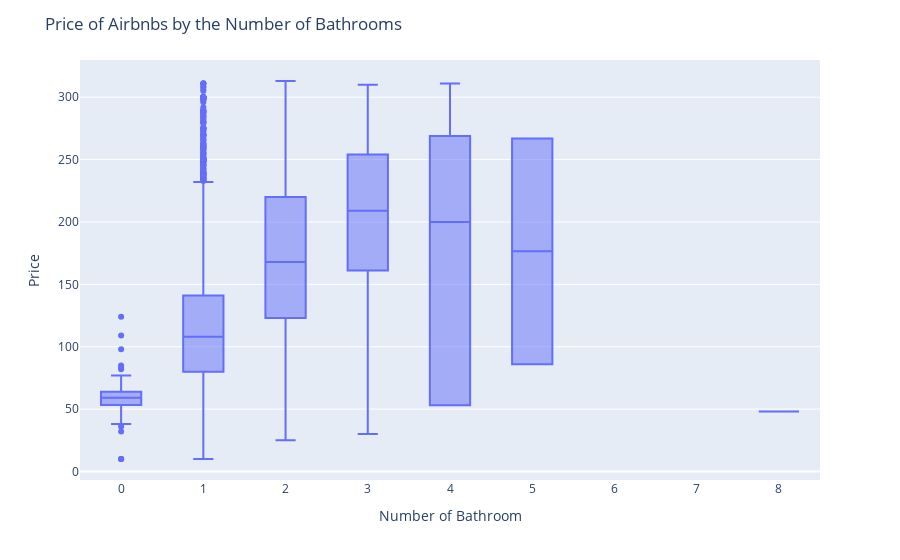

Notebook cell for this chart:
### Code cell
df['bathroom_num'] = df['bathrooms_text'].str.extract(r'(\d+)', expand=False)
df['bathroom_num'] = pd.to_numeric(df['bathroom_num'])

fig=px.box(df, x='bathroom_num',y='price_num')
fig.update_xaxes(title_text='Number of Bathroom')
fig.update_yaxes(title_text='Price')
fig.update_layout(title='Price of Airbnbs by the Number of Bathrooms')
fig.show()

### Figure 1 — Plotly figure (JSON) as saved in the notebook; plotly's stock layout.template omitted (floating-point values rounded to 4 significant figures; data arrays with more than 128 entries replaced by an {"elided": "..."} marker saying what was removed)
{"data": [{"alignmentgroup": "True", "hovertemplate": "bathroom_num=%{x}<br>price_num=%{y}<extra></extra>", "legendgroup": "", "marker": {"color": "#636efa"}, "name": "", "notched": false, "offsetgroup": "", "orientation": "v", "showlegend": false, "type": "box", "x": {"elided": "5517 int values"}, "x0": " ", "xaxis": "x", "y": {"elided": "5517 int values"}, "y0": " ", "yaxis": "y"}], "layout": {"boxmode": "group", "legend": {"tracegroupgap": 0}, "margin": {"t": 60}, "title": {"text": "Price of Airbnbs by the Number of Bathrooms"}, "xaxis": {"anchor": "y", "domain": [0, 1], "title": {"text": "Number of Bathroom"}}, "yaxis": {"anchor": "x", "domain": [0, 1], "title": {"text": "Price"}}}}
